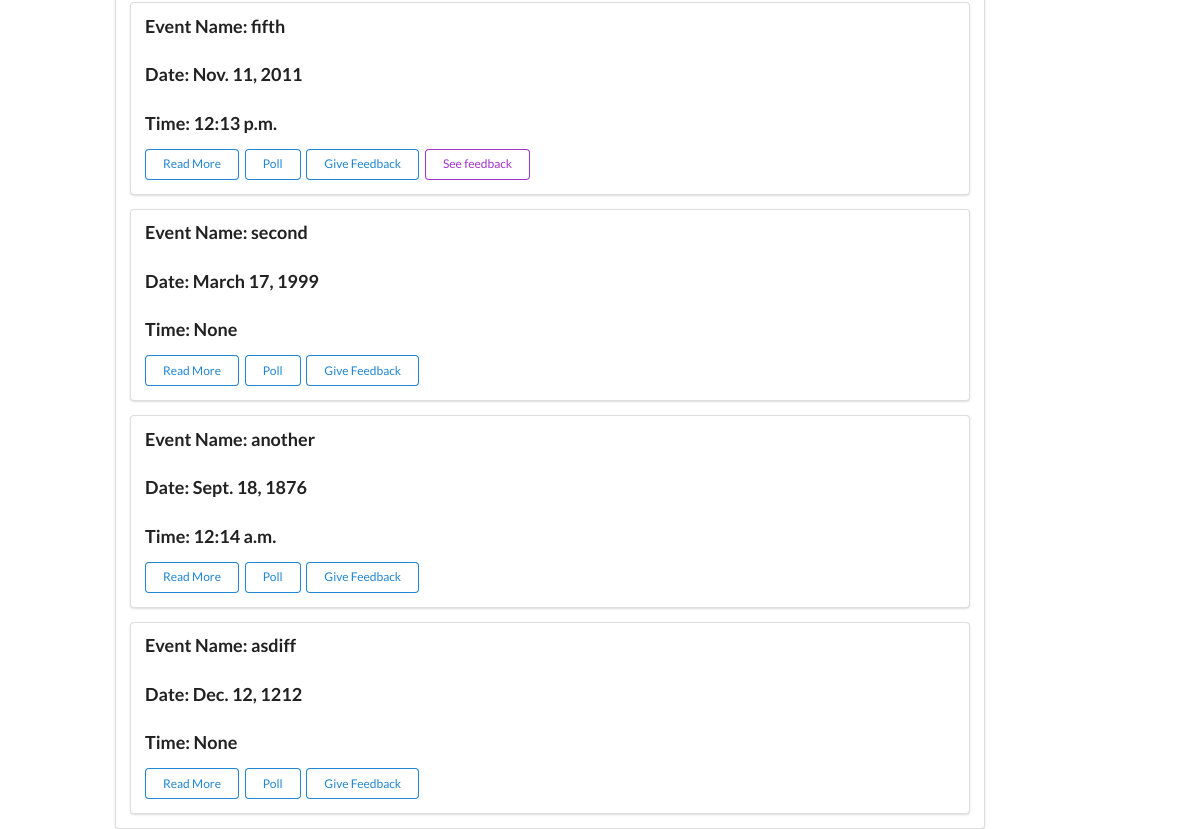
Before: /past-events/ (signed in, lower part) with the older database file.
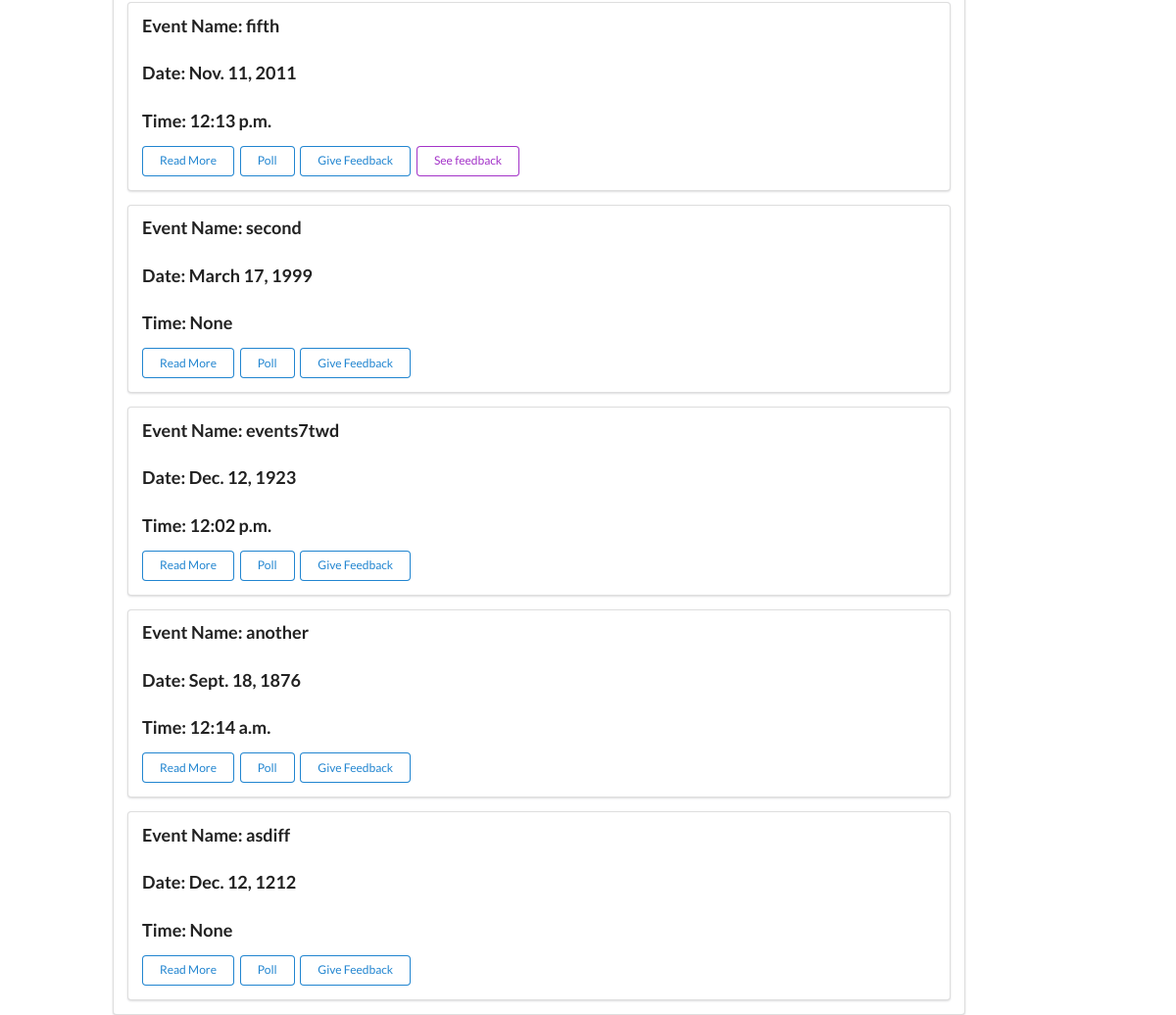
After: the same page with the newer database file.
### events/models.py (models this page shows, shortened)
class Event(models.Model):
    name = models.CharField(max_length=300)
    event_id = models.UUIDField(primary_key=True, default=uuid.uuid4, help_text='Unique ID for this particular event')
    fee = models.PositiveIntegerField()
    capacity  = models.PositiveIntegerField()
    target_audience = models.CharField(max_length=300)
    date = models.DateField(null = False, blank = False)
    time = models.TimeField(auto_now=False, auto_now_add=False, blank=True, null=True)
    summary = models.TextField(blank=True, null=True)
    faq = models.TextField(blank=True, null=True)
    tags = models.CharField(max_length=300, help_text=' (Press Ctrl to select multiple)')
    organisors = models.CharField(max_length=300)
    contact_info = models.CharField(max_length=300)
    venue = models.CharField(max_length=50, choices=(('L1','Lecture Hall 1'),('L2','Lecture Hall 2'),('L1','Lecture Hall 3'),('L1','Lecture Hall 4'),('Audi','Auditorium')),default='Audi')
    invitees_btech = models.ManyToManyField(Btech, help_text=' (Press Ctrl to select multiple)', blank=True)
    invitees_mtech = models.ManyToManyField(Mtech, help_text=' (Press Ctrl to select multiple)', blank=True)
    invitees_phd = models.ManyToManyField(PhD, blank=True)
    comment_for_admin = models.CharField(max_length=300)
    approval = models.CharField(max_length=50, choices = (('Appr','Approved'),('Pend','Pending'),('Decl','Declined')), default='Pend')
    requestor = models.CharField(max_length=100, blank=True)
    curr_audience = models.IntegerField(blank=True, null=True)
    faq_question_1 = models.CharField(max_length=500,blank=True)
    faq_question_2 = models.CharField(max_length=500,blank=True)
    faq_question_3 = models.CharField(max_length=500,blank=True)
    faq_question_4 = models.CharField(max_length=500,blank=True)
    faq_question_5 = models.CharField(max_length=500,blank=True)
    faq_answer_1 = models.CharField(max_length=500,blank=True)
    faq_answer_2 = models.CharField(max_length=500,blank=True)
    faq_answer_3 = models.CharField(max_length=500,blank=True)
    faq_answer_4 = models.CharField(max_length=500,blank=True)
    faq_answer_5 = models.CharField(max_length=500,blank=True)
    faq_android = models.CharField(max_length=7000,blank=True)

### events/views.py (the view)
# urls.py: path('past-events/',views.past,name='past'),
@login_required(login_url='loginPage')
def past(request):
    events=Event.objects.filter(date__lt=date.today()).order_by('-date')
    return render(request, 'past.html', {'display_id':str(request.user), 'events':events})

### templates/past.html (shortened to what this page needs)
{%extends 'base.html'%}
{% block content%}
    <div class='col-md-9 '>
        <br>
                <div class='ui segment'>
                    {% for i in events%}
                    <div class='ui segment'>
                        <h3 class='ui header'>Event Name: {{ i.name}}</h3>
                        <h3 class='ui header'>Date: {{ i.date}}</h3>
                        <h3 class='ui header'>Time: {{i.time}}</h3>
                        <a href="{% url 'polling' i.event_id %}"class='ui tiny primary basic button'>Read More</a>
                        <a href="#" class='ui tiny primary basic button'>Poll</a>
                        <a href='{% url "feedback" i.event_id  %}' class='ui tiny primary basic button'>Give Feedback</a>
                        {% if display_id == i.requestor %}
                        <a href='#' class='ui tiny purple basic button'>See feedback</a>
                        {% endif %}
                    </div>
                    {% endfor%}
                </div>
    </div>
{%endblock%}

Changed rows visible on the page:
added Event: name "events7twd", date "Dec. 12, 1923", time "12:02 p.m."
